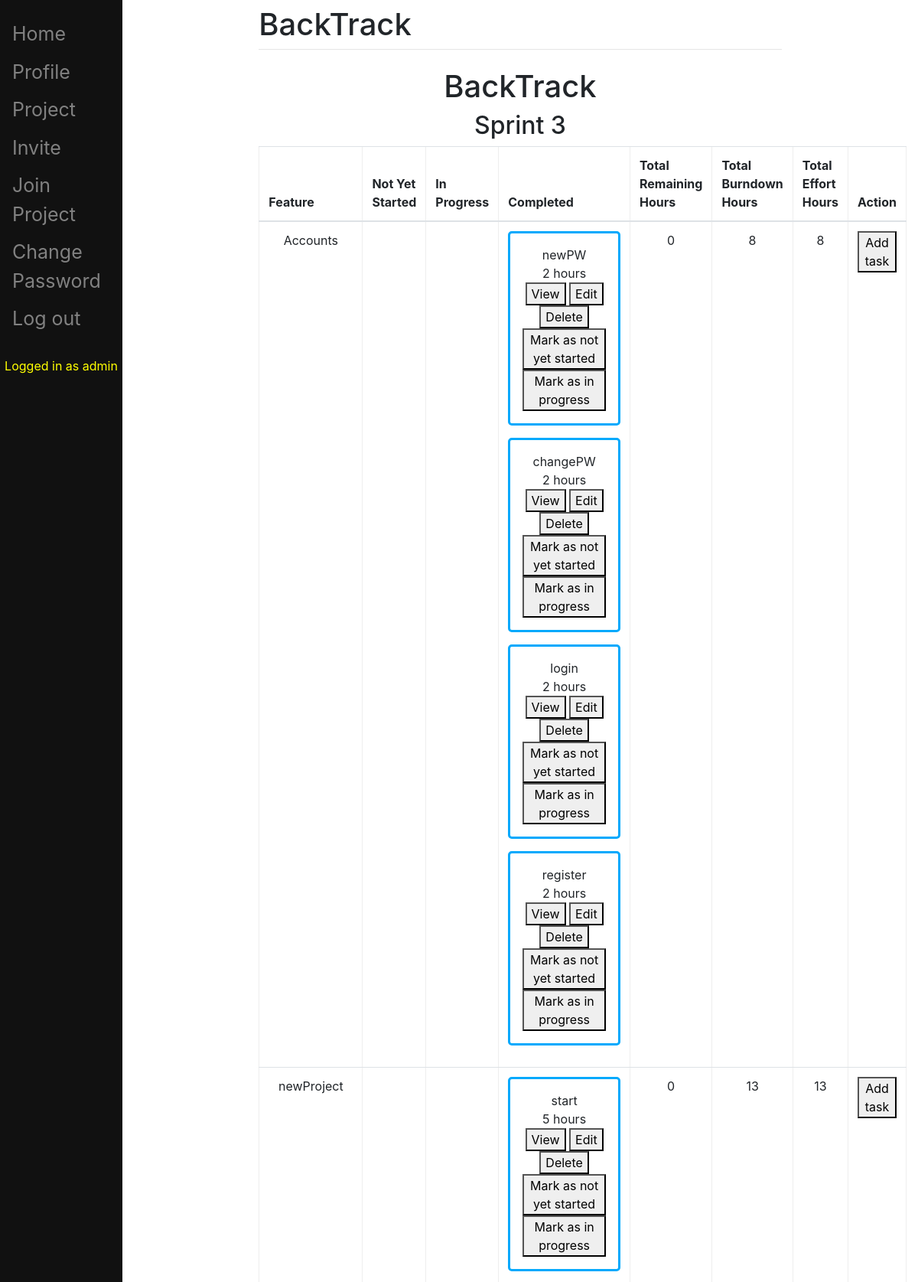
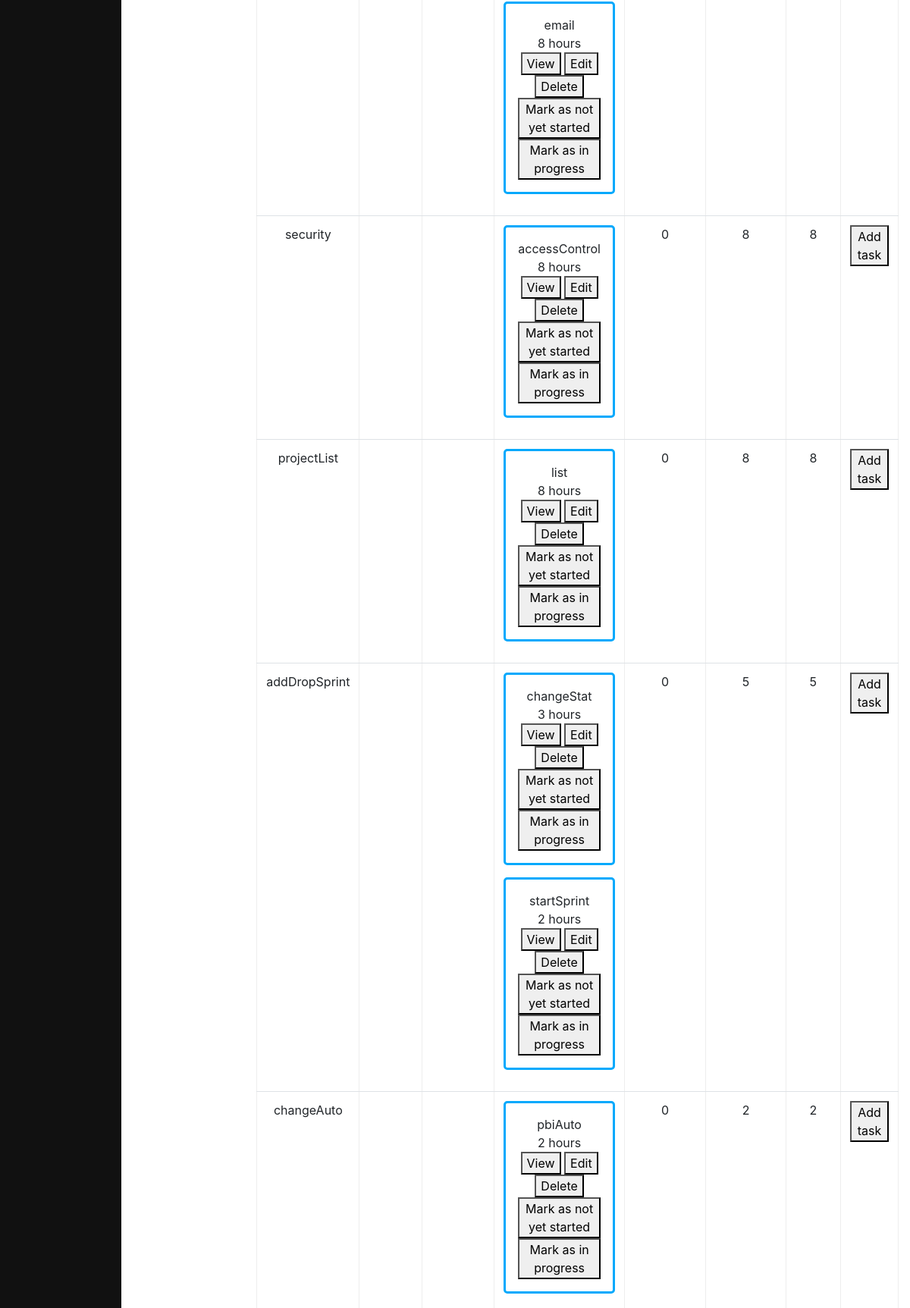
The app's page /pbi/viewSprintBacklog/37/ (signed in, upper part) with its own data (2 pictures, top to bottom).
### pbi/models.py (models this page shows, shortened)
class Sprint(models.Model):
	STAT = (
		('Completed', 'Completed'),
		('In Progress', 'In Progress'),
		('Not yet started', 'Not yet started'),
	)
	number = models.IntegerField(blank=True, null=True)
	capacity = models.IntegerField(blank=True, null=True)
	status = models.CharField(choices=STAT, default='Not yet started', max_length=200)
	create_at = models.DateTimeField(blank=True, default=timezone.now, editable=False)
	end_at = models.DateTimeField(blank=True, null=True)
	project = models.ForeignKey(Project, on_delete=models.CASCADE, blank=True, null=True)

class Project(models.Model):
	STAT = (
		('Completed', 'Completed'),
		('In Progress', 'In Progress'),
		('Not yet started', 'Not yet started'),
	)
	name = models.CharField(max_length=200)
	description = models.CharField(max_length=200, blank=True, null=True)
	status = models.CharField(choices=STAT, default='Not yet started', max_length=200)
	last_sprint = models.IntegerField(default=1, editable=False)
	Dhash = models.CharField(max_length=200, default=_hash, editable=False)
	SMhash = models.CharField(max_length=200, default=_hash, editable=False)

class Item(models.Model):
	STAT = (
		('Completed', 'Completed'),
		('In Progress', 'In Progress'),
		('Not yet started', 'Not yet started'),
		('Not finished', 'Not finished'),
	)
	order = models.PositiveIntegerField()
	oldOrder = models.PositiveIntegerField(blank=True, null=True)
	name = models.CharField(max_length=200)
	description = models.CharField(max_length=200)
	remaining_sprint_size = models.PositiveIntegerField(blank=True, null=True)
	estimate_of_story_point = models.PositiveIntegerField()
	cumulative_story_point = models.PositiveIntegerField(default=0, editable=False)
	status = models.CharField(choices=STAT, default='Not yet started', max_length=200)
	last_modified = models.DateTimeField(auto_now=True, auto_now_add=False, blank=True)
	create_at = models.DateTimeField(blank=True, default=timezone.now, editable=False)
	project = models.ForeignKey(Project, on_delete=models.CASCADE, null=True)
	sprint = models.ForeignKey(Sprint, on_delete=models.SET_NULL, blank=True, null=True)
	added = models.BooleanField(default=False, editable=False)

class Task(models.Model):
	STAT = (
		('Completed', 'Completed'),
		('In Progress', 'In Progress'),
		('Not yet started', 'Not yet started'),
	)
	name = models.CharField(max_length=200)
	description = models.CharField(max_length=200)
	hour = models.PositiveIntegerField(blank=True, null=True)
	status = models.CharField(choices=STAT, default='Not yet started', max_length=200)
	create_at = models.DateTimeField(blank=True, default=timezone.now, editable=False)
	item = models.ForeignKey(Item,on_delete=models.CASCADE,blank=True, null=True)
	sprint = models.ForeignKey(Sprint,on_delete=models.CASCADE,blank=True, null=True)
	person = models.ForeignKey(Person, on_delete=models.SET_NULL, blank=True, null=True)

### pbi/views.py (the view)
# urls.py: path('viewSprintBacklog/<int:sprint>/',
class viewSprintBacklog(LoginRequiredMixin, TemplateView):
    login_url = '/pbi/login/'
    redirect_field_name = 'redirect_to'
    template_name = "sprint_backlog.html"
    def get_context_data(self, **kwargs):
        sprint = self.kwargs['sprint']
        context = super().get_context_data(**kwargs)
        s = Sprint.objects.get(pk = sprint)
        u = self.request.user
        personCheck = Person.objects.get(user = u)
        pj = s.project
        if personCheck.project != pj:
            context['person'] = personCheck
            return context
        context['person1'] = personCheck
        context['pbi_list'] = Item.objects.filter(sprint__pk = sprint, project = s.project)
        context['task_list']= Task.objects.filter(sprint__pk = sprint)
        context['sprint'] = Sprint.objects.get(pk = sprint, project = s.project)
        nys = 0
        ip = 0
        done = 0
        total = []
        for i in context['task_list']:
            if i.item.added == True and i.item.project == s.project:
                if i.status=="Completed":
                    done = done + i.hour
                elif i.status=="In Progress":
                    ip = ip + i.hour
                else:
                    nys = nys + i.hour
        for i in context['pbi_list']:
            for j in context['task_list']:
                if j.item.added == True and j.item.project == s.project:
                    if j.item.name == i.name:
                        k = next((p for p in total if p["name"] == j.item.name), False)
                        if k == False:
                            if j.status == "Completed":
                                nameDict = { "name" : j.item.name, "remain" : 0, "burn" : j.hour, "totalDone": j.hour, "allDone": 1, "completed": 1, "notCompleted": 0, "CNC": 1}
                                total.append(nameDict)
                            else:
                                nameDict = { "name" : j.item.name, "remain" : j.hour, "burn" : 0, "totalDone": j.hour, "allDone": 0, "completed": 0, "notCompleted": 1, "CNC": 1}
                                total.append(nameDict)
                        else:
                            if j.status == "Completed":
                                k["burn"] = k["burn"] + j.hour
                                k["completed"] = k["completed"] + 1
                            else:
                                k["remain"] = k["remain"] + j.hour
                                k["notCompleted"] = k["notCompleted"] + 1
                                k["allDone"] = 0
                            k["CNC"] = k["CNC"] + 1
                            k["totalDone"] = k["totalDone"] + j.hour
        if len(context['pbi_list']) == 0:
            megaDone = 0;
        if len(context['pbi_list']) > 0:
            megaDone = 1;
            for i in context['pbi_list']:
                for j in total:
                    if i.name == j["name"]:
                        i.remaining_sprint_size = j["notCompleted"]
                        if j["allDone"] == 1:
                            i.status = "Completed"
                        elif j["allDone"] == 0:
                            if i.sprint.status == "Completed":
                                i.status = "Not finished"
                            else:
                                i.status = "In Progress"
                            megaDone = 0
                        i.save()
        context['megaDone'] = megaDone
        context['nys'] = nys
        context['ip'] = ip
        context['done'] = done
        context['remain'] = nys + ip
        context['tot'] = done + nys + ip
        context['total'] = total
        return context

### templates/sprint_backlog.html (shortened to what this page needs)
{% extends "main/base.html" %}
{% block content %}
{% if person == NONE %}
<!DOCTYPE html>
<html lang="en">
<head>
	<h1 align="center">{{sprint.project.name}}</h1>
	<h2 align="center">Sprint {{sprint.number}}</h2>
</head>
<body>
	<table class="table" border="2" style="border:2px;" cellpadding="10" align="center">
    <thead>
        <tr>
            <th>Feature</th>
			<th>Not Yet Started</th>
			<th>In Progress</th>
			<th>Completed</th>
			<th>Total Remaining Hours</th>
			<th>Total Burndown Hours</th>
			<th>Total Effort Hours</th>
			<th>Action</th>
        </tr>
    </thead>
    <tbody>
	{% for item in pbi_list %}
			{% if item.added == True %}
            <tr>
				<td align="center" valign="center">{{ item.name }}</td>
				<td align="center" valign="center">
				</td>
				<td align="center" valign="center">
				</td>
				<td align="center" valign="center">
				{% for task in task_list %}
					{% if task.item == item %}
						{% if task.status == "Completed" %}
							<p style="border:3px; border-style:solid; border-radius:5px; border-color:#03A9FC; padding: 1em;">
								{{ task.name }} <br>
								{{ task.hour }} hours <br>
								<button onclick="window.location.href = 'http://localhost:8000/pbi/viewTask/{{ task.pk }}';">View</button>
								{% if person1.role != "Scrum Master" %}
								<button onclick="window.location.href = 'http://localhost:8000/pbi/updateTask/{{ task.pk }}';">Edit</button>
								<button onclick="window.location.href = 'http://localhost:8000/pbi/deleteTask/{{ task.pk }}';">Delete</button>
								<br>
								<button onclick="window.location.href = 'http://localhost:8000/pbi/TaskToNotYetStarted/{{ task.pk }}';">Mark as not yet started</button>
								<br>
								<button onclick="window.location.href = 'http://localhost:8000/pbi/TaskToInProgress/{{ task.pk }}';">Mark as in progress</button>
								{% endif %}
							</p>
						{% endif %}
					{% endif %}
				{% endfor %}
				</td>
				<td align="center" valign="center">
				{% for i in total %}
					{% if i.name == item.name %}
						{{ i.remain }}
					{% endif %}
				{% endfor %}
				</td>
				<td align="center" valign="center">
				{% for i in total %}
					{% if i.name == item.name %}
						{{ i.burn }}
					{% endif %}
				{% endfor %}
				</td>
				<td align="center" valign="center">
				{% for i in total %}
					{% if i.name == item.name %}
						{{ i.totalDone }}
					{% endif %}
				{% endfor %}
				</td>
				{% if person1.role != "Scrum Master" %}
				<td align="center" valign="center">
					<button onclick="window.location.href = 'http://localhost:8000/pbi/createTask/{{ item.pk }}';">Add task</button>
				</td>
				{% endif %}
            </tr>
			{% endif %}
	{% endfor %}
    </tbody>
	</table>
</body>
</html>
{% else %}
	<p>Restricted Access</p>
{% endif %}
{% endblock %}

### templates/main/base.html (shortened to what this page needs)
{% load static %}
<!doctype html>
<html>
<head>
	<link rel="stylesheet" href="{% static 'css/bootstrap.min.css' %}">
</head>
<body>
	<div class="sidenav">
		<a href="/pbi/">Home</a>
		{% if user.is_authenticated == True %}
			<a href="/pbi/profile/">Profile</a>
            <a href="/pbi/ProjectList/">Project</a>
            <a href="/pbi/Invite/">Invite</a>
            <a href="/pbi/joinProject/">Join Project</a>
			<a href="/pbi/changePassword/">Change Password</a>
			<a href="/pbi/logout/">Log out</a>
			<br><p align="center" style="color:yellow">Logged in as {{ user.get_username }}</p>
		{% endif %}
	</div>
	<div id="content" name="content" class="main">
		<div class="row justify-content-center">
			<div class="col-8">
				<h1 class="mt-2">BackTrack</h1>
				<hr class="mt-0 mb-4">
				{% block content %}
				{% endblock %}
			</div>
		</div>
	</div>
</body>
</html>

### templates/main/base.html (style rules this page uses)
.sidenav { height:100%; width:160px; position: fixed; z-index:1; top:0; left:0; background-color:#111; overflow-x: :hidden; padding-top:20px; }
.sidenav a { padding:6px 8px 6px 16px; text-decoration: none; font-size:25px; color: #818181; display:block; }
.main { margin-left:160px; padding: 0px 0px; }

### records on screen
Sprint: project.name "BackTrack", number "3"
Item: name "Accounts", remain "0", burn "8", totalDone "8"
Task: name "newPW", hour "2"
Task: name "changePW", hour "2"
Task: name "login", hour "2"
Task: name "register", hour "2"
Item: name "newProject", remain "0", burn "13", totalDone "13"
Task: name "start", hour "5"
Task: name "email", hour "8"
Item: name "security", remain "0", burn "8", totalDone "8"
Task: name "accessControl", hour "8"
Item: name "projectList", remain "0", burn "8", totalDone "8"
Task: name "list", hour "8"
Item: name "addDropSprint", remain "0", burn "5", totalDone "5"
Task: name "changeStat", hour "3"
Task: name "startSprint", hour "2"
Item: name "changeAuto", remain "0", burn "2", totalDone "2"
Task: name "pbiAuto", hour "2"

### other values on screen
{{ user.get_username }} "admin"
